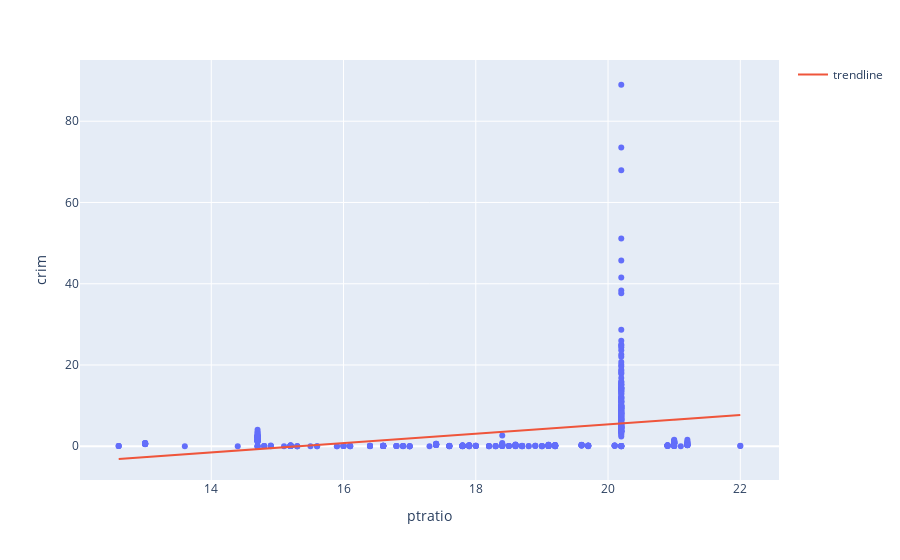

Notebook cell for this chart:
### Markdown cell above
- For all predictors except for **chas** the coefficient are statistically significant
- The relationship is positive for **indus**, **nox**, **age**, **rad**, **tax**, **ptratio** and **lstat**

### Code cell
fig = px.scatter(data, x="ptratio", y="crim")
x = data.ptratio
y = result_ptratio.params[1] * x + result_ptratio.params[0]
fig.add_scatter(x=x, y=y, name="trendline")

### Figure 1 — Plotly figure (JSON) as saved in the notebook; plotly's stock layout.template omitted (floating-point values rounded to 4 significant figures; data arrays with more than 128 entries replaced by an {"elided": "..."} marker saying what was removed)
{"data": [{"hovertemplate": "ptratio=%{x}<br>crim=%{y}<extra></extra>", "legendgroup": "", "marker": {"color": "#636efa", "symbol": "circle"}, "mode": "markers", "name": "", "orientation": "v", "showlegend": false, "type": "scatter", "x": {"elided": "506 float values"}, "xaxis": "x", "y": {"elided": "506 float values"}, "yaxis": "y"}, {"name": "trendline", "type": "scatter", "x": {"elided": "506 float values"}, "y": {"elided": "506 float values"}}], "layout": {"legend": {"tracegroupgap": 0}, "margin": {"t": 60}, "xaxis": {"anchor": "y", "domain": [0, 1], "title": {"text": "ptratio"}}, "yaxis": {"anchor": "x", "domain": [0, 1], "title": {"text": "crim"}}}}
